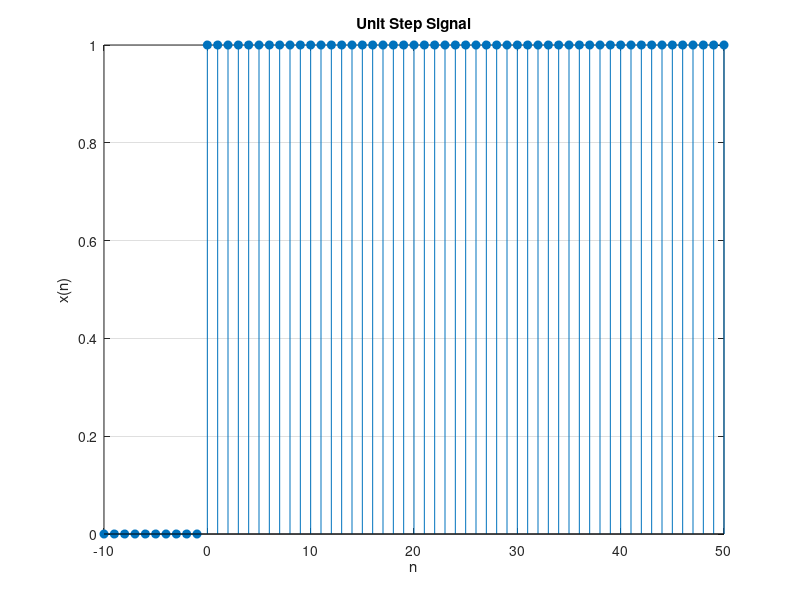

Source code (MATLAB):
% Program for unit step
clear;
close all;
clc;

n = -10:50;
for n1=1:61
    if (n1>=11)    
      x(n1) = 1;
    else
      x(n1) = 0;  
    end
end    
stem(n, x, 'filled');
xlabel('n');
ylabel('x(n)');
title('Unit Step Signal');
grid on;
